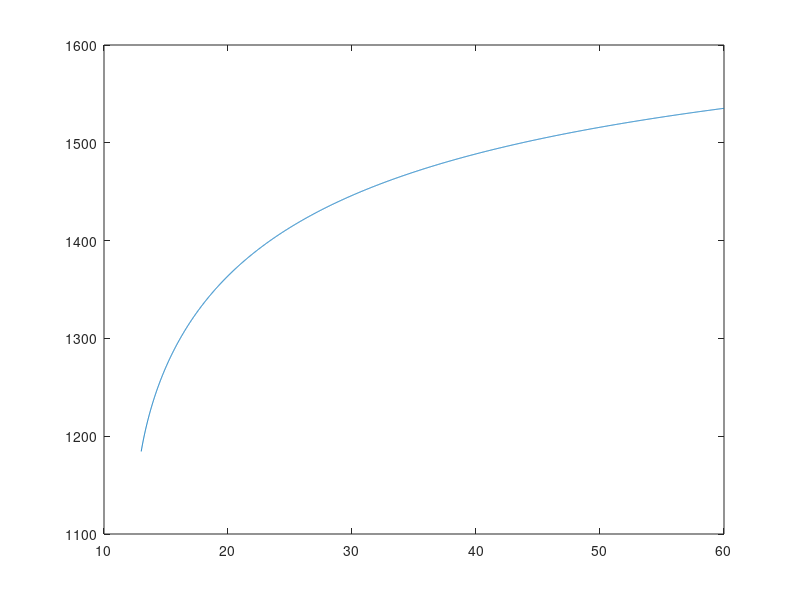
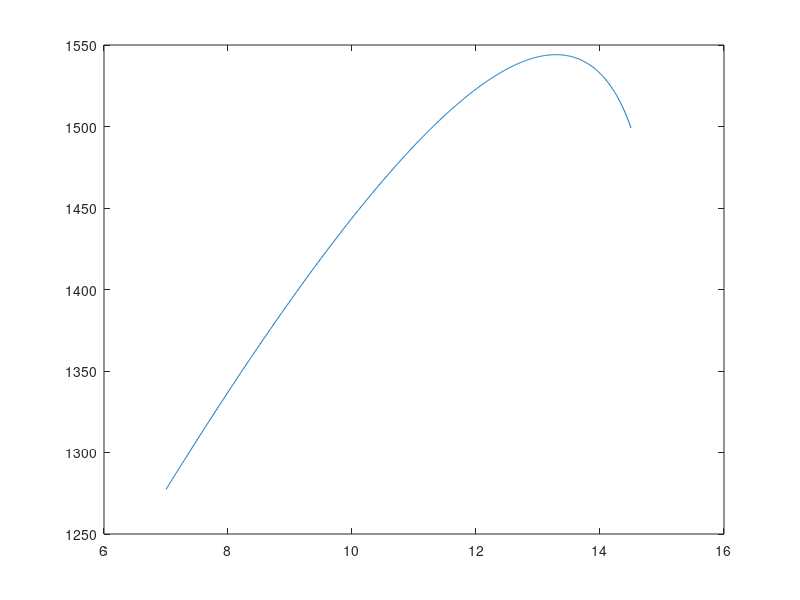

Write the MATLAB code that produced these figures, in order.
%Brandon Lim, PSET06 Aerospace Propulsion
clear, clc, close all
format longg

%Fluid properties
gamma = 1.4;
R = 287; %J/kgK
cv = R/(gamma-1); %J/kgK
cp = gamma*cv; %J/kgK
%Inital Fluid States
To = 216.65; %Kelvin
Po = 21.4*1000; %Pascals
Mo = 0.78;
%Efficiencies
etaD = 1;
etaf = 0.95;
etaC = 0.95;
etaHPT = 0.9;
etaLPT = etaHPT;
etaNC = 1;
etaNBP = 1;
%Mechanical Ratios
rf = 1.5;
rp = 60;
BPR = 12.5;
%Fuel Properties
mFuel = 12*12.01 + 26*1.008;
mO2 = 2*16;
mN2 = 2*14.01;
nFuel = 1;
nO2 = 18.5;
nN2 = 3.76*18.5;
rFAst = (nFuel*mFuel)/(nO2*mO2 + nN2*mN2);
phi = 0.25;
LHV = 42.8*10^6; %J/kgK

%State 1 & 2
Tt2 = To*(1+((gamma-1)/2) * (Mo^2)); % K
Tto = Tt2; % Kelvin
Pt2 = Po * (1 + etaD * ((gamma-1)/2) * Mo^2)^(gamma/(gamma-1)); %Pa
Pto = (Pt2 * (1+((gamma-1)/2) * Mo^2)^((gamma)/(gamma-1))) / ((1+((gamma-1)/2) * Mo^2)^(gamma/(gamma-1))); 

%State 13
Tt13 = Tt2 * (1 + (1/etaf) * ((rf^((gamma-1)/gamma)) -1)); %K
Pt13 = rf * Pt2; %Pa

%State 3
Pt3 = rp * Pt13; %Pa
Tt3 = Tt13 * (1 + (1/etaC) * (rp^((gamma-1)/gamma)-1)); %K

%State 4
Pt4 = Pt3; %Pa
Tt4 = Tt3 + (phi*rFAst*LHV)/cp; %K

%State 4.5
Tt45 = Tt4 - (Tt13/etaC) * (rp^((gamma-1)/gamma)-1);
Pt45 = Pt4 * (1-(1/(etaC*etaHPT)*(Tt13/Tt4)*(rp^((gamma-1)/gamma)-1)))^(gamma/(gamma-1));

%State 5
Tt5 = Tt45 - (1+BPR)*(Tt2/etaf)*(rf^((gamma-1)/gamma)-1);
Pt5 = Pt45 * (1-((1+BPR)/(etaf*etaLPT)*(Tt2/Tt45)*(rf^((gamma-1)/gamma)-1)))^(gamma/(gamma-1));

%Exit velocity
Vec = sqrt(2*gamma/(gamma-1) * etaNC * R * Tt5 * (1-(Po/Pt5)^((gamma-1)/gamma)))
Vbp = sqrt(2*gamma/(gamma-1) * etaNBP * R * Tt13 * (1-(Po/Pt13)^((gamma-1)/gamma)))

%Inlet velocity
Vo = Mo * sqrt(gamma*R*To);

%Specific Thrust
ThrustSpec = BPR * (Vbp-Vo) + (Vec-Vo)

%Specific Thrust Fuel Consumption
tstf = (phi*rFAst)/ThrustSpec

%% n
%Brandon Lim, PSET06 Aerospace Propulsion
clear, clc, close all
format longg

%Fluid properties
gamma = 1.4;
R = 287; %J/kgK
cv = R/(gamma-1); %J/kgK
cp = gamma*cv; %J/kgK
%Inital Fluid States
To = 216.65; %Kelvin
Po = 21.4*1000; %Pascals
Mo = 0.78;
%Efficiencies
etaD = 1;
etaf = 0.95;
etaC = 0.95;
etaHPT = 0.9;
etaLPT = etaHPT;
etaNC = 1;
etaNBP = 1;
%Mechanical Ratios
rf = 1.5;
rp = 13:0.01:60;
BPR = 12.5;
%Fuel Properties
mFuel = 12*12.01 + 26*1.008;
mO2 = 2*16;
mN2 = 2*14.01;
nFuel = 1;
nO2 = 18.5;
nN2 = 3.76*18.5;
rFAst = (nFuel*mFuel)/(nO2*mO2 + nN2*mN2);
phi = 0.25;
LHV = 42.8*10^6; %J/kgK

%State 1 & 2
Tt2 = To*(1+((gamma-1)/2) * (Mo^2)); % K
Tto = Tt2; % Kelvin
Pt2 = Po * (1 + etaD * ((gamma-1)/2) * Mo^2)^(gamma/(gamma-1)); %Pa
Pto = (Pt2 * (1+((gamma-1)/2) * Mo^2)^((gamma)/(gamma-1))) / ((1+((gamma-1)/2) * Mo^2)^(gamma/(gamma-1))); 

%State 13
Tt13 = Tt2 * (1 + (1/etaf) * ((rf^((gamma-1)/gamma)) -1)); %K
Pt13 = rf * Pt2; %Pa

%State 3
Pt3 = rp .* Pt13; %Pa
Tt3 = Tt13 * (1 + (1/etaC) .* (rp.^((gamma-1)./gamma)-1)); %K

%State 4
Pt4 = Pt3; %Pa
Tt4 = Tt3 + (phi.*rFAst.*LHV)./cp; %K

%State 4.5
Tt45 = Tt4 - (Tt13./etaC) .* (rp.^((gamma-1)./gamma)-1);
Pt45 = Pt4 .* (1-(1./(etaC.*etaHPT).*(Tt13./Tt4).*(rp.^((gamma-1)./gamma)-1))).^(gamma./(gamma-1));

%State 5
Tt5 = Tt45 - (1+BPR).*(Tt2./etaf).*(rf.^((gamma-1)./gamma)-1);
Pt5 = Pt45 .* (1-((1+BPR)./(etaf.*etaLPT).*(Tt2./Tt45)*(rf.^((gamma-1)./gamma)-1))).^(gamma./(gamma-1));

%Exit velocity
Vec = sqrt(2.*gamma./(gamma-1) .* etaNC .* R .* Tt5 .* (1-(Po./Pt5).^((gamma-1)./gamma)))
Vbp = sqrt(2.*gamma./(gamma-1) .* etaNBP .* R .* Tt13 .* (1-(Po./Pt13).^((gamma-1)/gamma)))

%Inlet velocity
Vo = Mo .* sqrt(gamma.*R.*To);

%Specific Thrust
ThrustSpec = BPR .* (Vbp-Vo) + (Vec-Vo);

%Specific Thrust Fuel Consumption
tstf = (phi.*rFAst)./ThrustSpec;

figure
plot(rp, ThrustSpec)

figure
plot(rp,tstf)

%% o
%Brandon Lim, PSET06 Aerospace Propulsion
clear, clc, close all
format longg

%Fluid properties
gamma = 1.4;
R = 287; %J/kgK
cv = R/(gamma-1); %J/kgK
cp = gamma*cv; %J/kgK
%Inital Fluid States
To = 216.65; %Kelvin
Po = 21.4*1000; %Pascals
Mo = 0.78;
%Efficiencies
etaD = 1;
etaf = 0.95;
etaC = 0.95;
etaHPT = 0.9;
etaLPT = etaHPT;
etaNC = 1;
etaNBP = 1;
%Mechanical Ratios
rf = 1.5;
rp = 60;
BPR = 7:0.01:14.5;
%Fuel Properties
mFuel = 12*12.01 + 26*1.008;
mO2 = 2*16;
mN2 = 2*14.01;
nFuel = 1;
nO2 = 18.5;
nN2 = 3.76*18.5;
rFAst = (nFuel*mFuel)/(nO2*mO2 + nN2*mN2);
phi = 0.25;
LHV = 42.8*10^6; %J/kgK

%State 1 & 2
Tt2 = To*(1+((gamma-1)/2) * (Mo^2)); % K
Tto = Tt2; % Kelvin
Pt2 = Po * (1 + etaD * ((gamma-1)/2) * Mo^2)^(gamma/(gamma-1)); %Pa
Pto = (Pt2 * (1+((gamma-1)/2) * Mo^2)^((gamma)/(gamma-1))) / ((1+((gamma-1)/2) * Mo^2)^(gamma/(gamma-1))); 

%State 13
Tt13 = Tt2 * (1 + (1/etaf) * ((rf^((gamma-1)/gamma)) -1)); %K
Pt13 = rf * Pt2; %Pa

%State 3
Pt3 = rp .* Pt13; %Pa
Tt3 = Tt13 * (1 + (1/etaC) .* (rp.^((gamma-1)./gamma)-1)); %K

%State 4
Pt4 = Pt3; %Pa
Tt4 = Tt3 + (phi.*rFAst.*LHV)./cp; %K

%State 4.5
Tt45 = Tt4 - (Tt13./etaC) .* (rp.^((gamma-1)./gamma)-1);
Pt45 = Pt4 .* (1-(1./(etaC.*etaHPT).*(Tt13./Tt4).*(rp.^((gamma-1)./gamma)-1))).^(gamma./(gamma-1));

%State 5
Tt5 = Tt45 - (1+BPR).*(Tt2./etaf).*(rf.^((gamma-1)./gamma)-1);
Pt5 = Pt45 .* (1-((1+BPR)./(etaf.*etaLPT).*(Tt2./Tt45)*(rf.^((gamma-1)./gamma)-1))).^(gamma./(gamma-1));

%Exit velocity
Vec = sqrt(2.*gamma./(gamma-1) .* etaNC .* R .* Tt5 .* (1-(Po./Pt5).^((gamma-1)./gamma)))
Vbp = sqrt(2.*gamma./(gamma-1) .* etaNBP .* R .* Tt13 .* (1-(Po./Pt13).^((gamma-1)/gamma)))

%Inlet velocity
Vo = Mo .* sqrt(gamma.*R.*To);

%Specific Thrust
ThrustSpec = BPR .* (Vbp-Vo) + (Vec-Vo);

%Specific Thrust Fuel Consumption
tstf = (phi.*rFAst)./ThrustSpec;

plot(BPR,ThrustSpec)